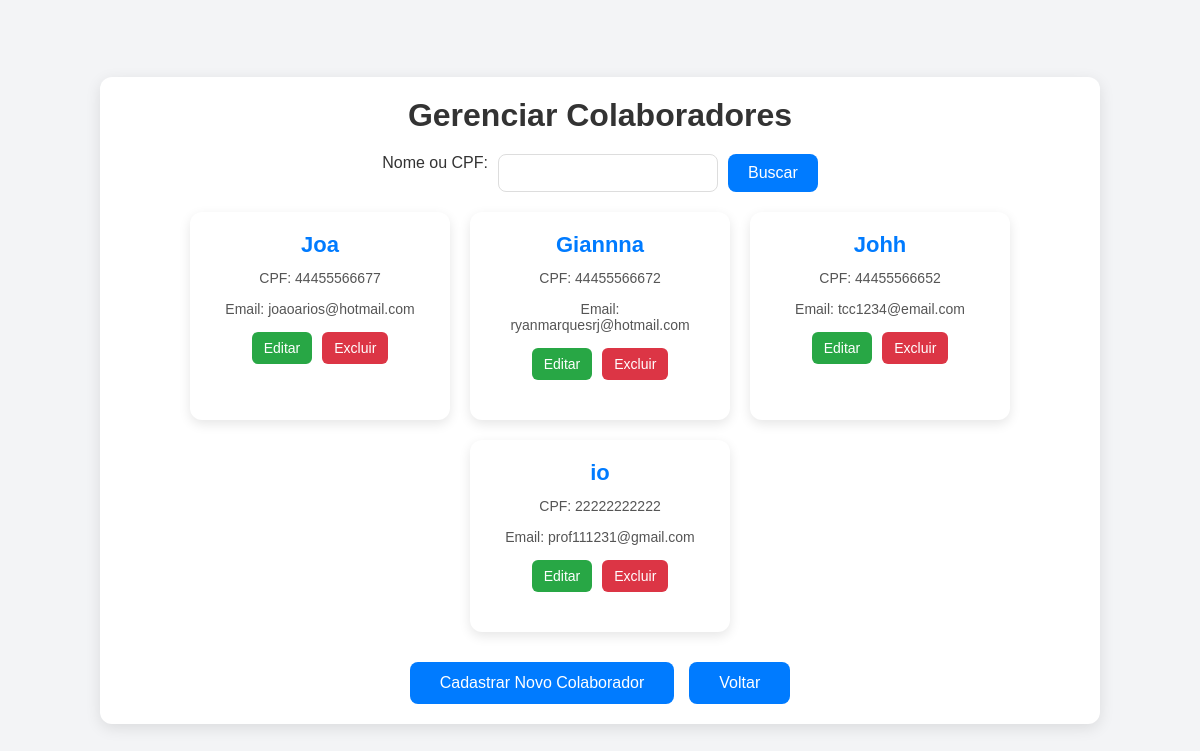
The page /includes/gerenciar_funcionario_instituicao.php (signed in) on the database its author committed.
### tables this page shows
create table funcionario_instituicao(
    id_funcionario int auto_increment primary key,
    cpf_funcionario char(11) unique not null,
    nome_funcionario varchar(200) not null,
    data_nascimento_funcionario date not null,
    sexo_funcionario enum("M","F") not null,
    situacao_funcionario int not null,
    contato_funcionario varchar(11) not null,
	tipo_funcionario int not null,
    email varchar(120) not null unique,
    senha varchar(255) not null,
    foreign key (tipo_funcionario) references tipo_funcionario(id_tipo_funcionario),
    foreign key (situacao_funcionario) references situacao(id_situacao)
);

### includes/class/funcionario_instituicao.php (called while the page is built, shortened)
<?php
class funcionario_instituicao {
    private $conn;
    private $table_name = "funcionario_instituicao";
    public function __construct($db) {
        $this->conn = $db;
    }
    public function buscarFuncionariosAtivos() {
        $query = "SELECT * FROM " . $this->table_name . " WHERE situacao_funcionario = 1";
        $stmt = $this->conn->prepare($query);
        $stmt->execute();
        $result = $stmt->get_result();
        if ($result->num_rows > 0) {
            return $result->fetch_all(MYSQLI_ASSOC);
        } else {
            return [];
        }
    }
}
?>

### includes/gerenciar_funcionario_instituicao.php (the view, shortened to what this page needs)
<?php
include_once '../includes/class/funcionario_instituicao.php';
$database = new Database();
$db = $database->conn;
$funcionario_instituicao = new funcionario_instituicao($db);
$funcionarios = [];
if ($_SERVER['REQUEST_METHOD'] === 'POST') {
    if (isset($_POST['buscar'])) {
        $busca = $_POST['busca'];
        $funcionarios = $funcionario_instituicao->buscarPorNomeOuCpf($busca);
    } elseif (isset($_POST['deletar'])) {
        $id_funcionario = $_POST['id_funcionario'];
        if ($funcionario_instituicao->deletar($id_funcionario)) {
            $mensagem = "Funcionário deletado com sucesso!";
        } else {
            $mensagem = "Erro ao deletar funcionário.";
        }
    }
} else {
    $funcionarios = $funcionario_instituicao->buscarFuncionariosAtivos();
}
?>
<!DOCTYPE html>
<html lang="pt-BR">
<head>
    <link rel="stylesheet" href="../css/Colaborador/gerenciarFuncionario.css">
</head>
<body>
    <div class="container">
        <h1>Gerenciar Colaboradores</h1>
        <form method="POST" action="gerenciar_funcionario_instituicao.php">
            <label for="busca">Nome ou CPF:</label>
            <input type="text" id="busca" name="busca" required>
            <button type="submit" name="buscar">Buscar</button>
        </form>
        <?php if (!empty($funcionarios)) : ?>
            <div class="card-grid">
                <?php foreach ($funcionarios as $func) : ?>
                    <div class="card">
                        <h2><?= $func['nome_funcionario']; ?></h2>
                        <p>CPF: <?= $func['cpf_funcionario']; ?></p>
                        <p>Email: <?= $func['email']; ?></p>
                        <div class="action-buttons">
                            <a href="editar_funcionario.php?id=<?= $func['id_funcionario']; ?>">
                                <button class="edit">Editar</button>
                            </a>
                            <form method="POST" action="deletar_funcionario.php" style="display:inline;">
                                <button type="submit" class="delete">Excluir</button>
                            </form>
                        </div>
                    </div>
                <?php endforeach; ?>
            </div>
        <?php elseif (isset($_POST['buscar'])) : ?>
            <p class="message">Nenhum funcionário encontrado.</p>
        <?php endif; ?>
        <div class="button-container">
            <a href="cadastrar_funcionario.php"><button>Cadastrar Novo Colaborador</button></a>
            <a href="../includes/admin_home.php"><button>Voltar</button></a>
        </div>
    </div>
</body>
</html>

### css/Colaborador/gerenciarFuncionario.css (style rules this page uses)
* { margin: 0; padding: 0; box-sizing: border-box; }
body { display: flex; justify-content: center; align-items: center; min-height: 100vh; background-color: #f3f4f6; font-family: 'Arial', sans-serif; }
.container { max-width: 1000px; padding: 20px; text-align: center; background-color: #ffffff; border-radius: 12px; box-shadow: 0 4px 15px rgba(0, 0, 0, 0.1); }
h1 { font-size: 32px; color: #333; margin-bottom: 20px; }
form { display: flex; justify-content: center; gap: 10px; margin-bottom: 20px; }
form label { font-size: 16px; color: #333; }
form input[type="text"] { padding: 10px; border: 1px solid #ddd; border-radius: 8px; font-size: 14px; width: 220px; transition: border-color 0.3s; }
form button { padding: 10px 20px; background-color: #007bff; color: #ffffff; border: none; border-radius: 8px; font-size: 16px; cursor: pointer; transition: background-color 0.3s ease, transform 0.2s ease; }
.card-grid { display: flex; gap: 20px; flex-wrap: wrap; justify-content: center; }
.card { background-color: #ffffff; padding: 20px; width: 260px; border-radius: 12px; box-shadow: 0 4px 12px rgba(0, 0, 0, 0.1); transition: transform 0.3s ease, box-shadow 0.3s ease; position: relative; overflow: hidden; }
.card h2 { font-size: 22px; color: #007bff; margin-bottom: 12px; }
.card p { font-size: 14px; color: #555; margin-bottom: 15px; }
.action-buttons { display: flex; gap: 10px; justify-content: center; margin-top: 10px; }
.action-buttons button { padding: 8px 12px; border: none; border-radius: 6px; cursor: pointer; font-size: 14px; transition: background-color 0.3s ease, transform 0.2s ease; }
.action-buttons .edit { background-color: #28a745; color: #ffffff; }
.action-buttons .delete { background-color: #dc3545; color: #ffffff; }
.button-container { margin-top: 30px; display: flex; justify-content: center; gap: 15px; }
.button-container a button { padding: 12px 30px; background-color: #007bff; color: #ffffff; border: none; border-radius: 8px; cursor: pointer; font-size: 16px; transition: background-color 0.3s ease, transform 0.2s ease; }

### rows shown on the page
funcionario_instituicao: nome_funcionario "Joa", cpf_funcionario "44455566677", email "joaoarios@hotmail.com"
funcionario_instituicao: nome_funcionario "Giannna", cpf_funcionario "44455566672", email "ryanmarquesrj@hotmail.com"
funcionario_instituicao: nome_funcionario "Johh", cpf_funcionario "44455566652", email "tcc1234@email.com"
funcionario_instituicao: nome_funcionario "io", cpf_funcionario "22222222222", email "prof111231@gmail.com"
